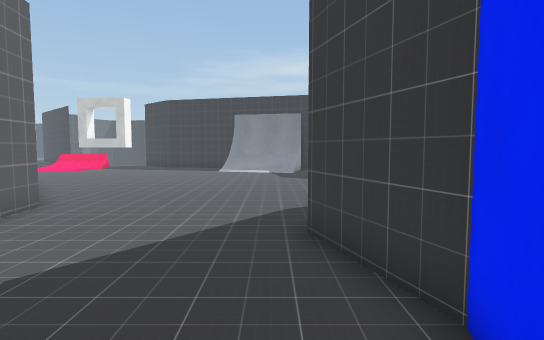
View 1 (above)

18 first-person views from a walk through a 3-D level made in the Unity game engine. The camera is 1.5 m above the floor, tilts 4° down and sees 80° across. The floor is counted in squares, 1 m on a side. Each view is taken from the middle of a square. On the plan, view 1 faces up. The plan holds only what a view shows up to about 15 squares ahead; the rest is blank. The place goes on beyond the plan. The player is left out. Some surface patterns are stand-ins.

View 2
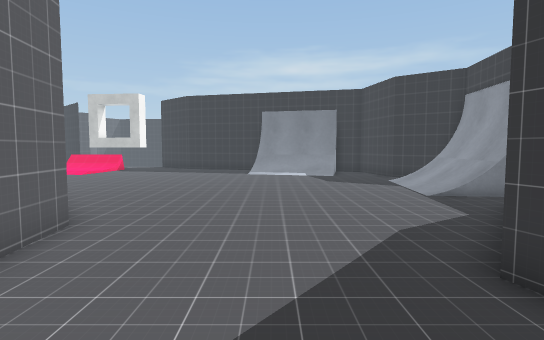

View 3
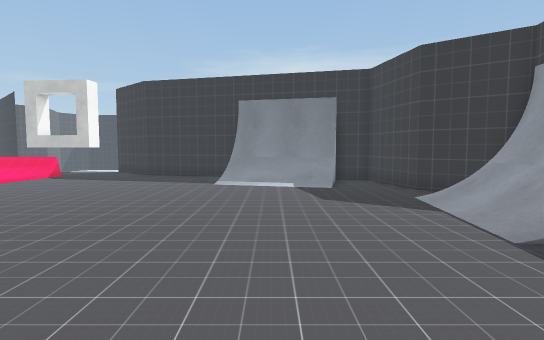

View 4
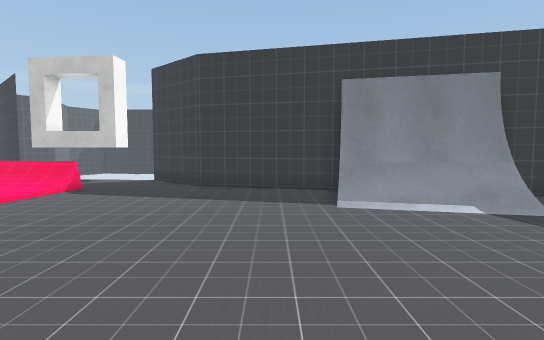

View 5
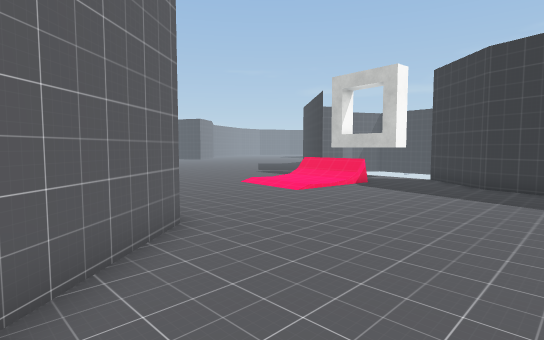

View 6
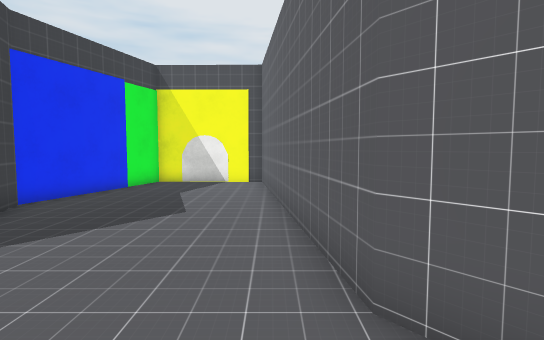

View 7
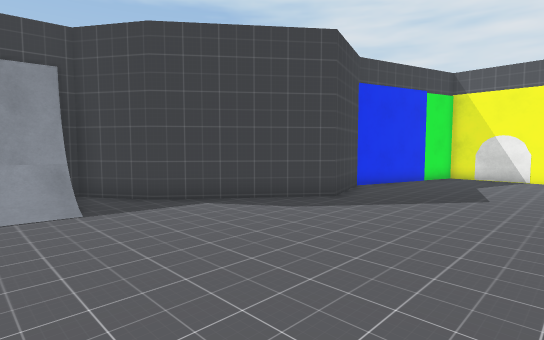

View 8
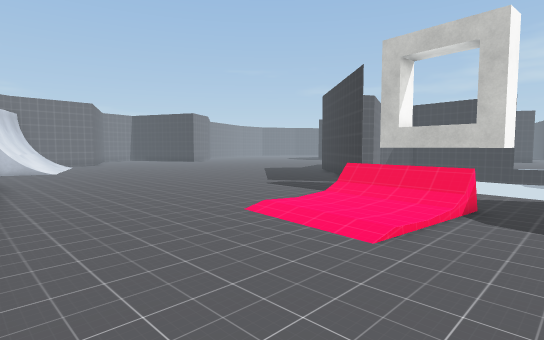

View 9
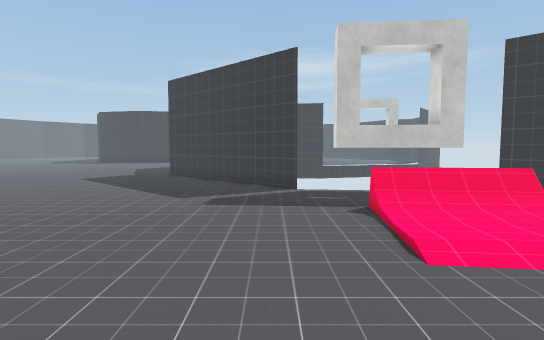

View 10
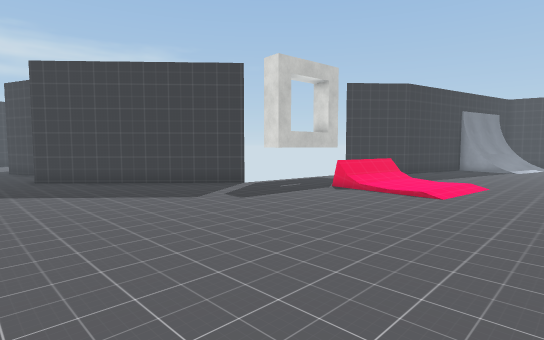

View 11
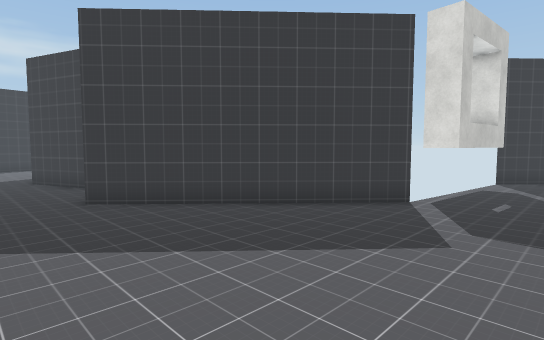

View 12
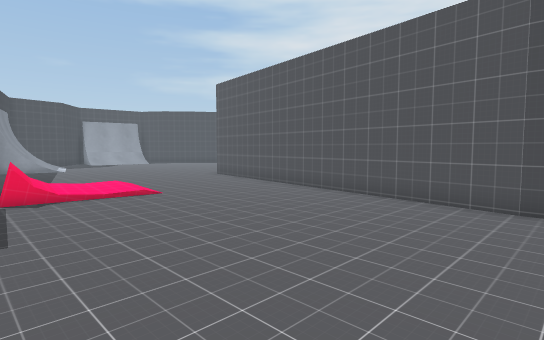

View 13
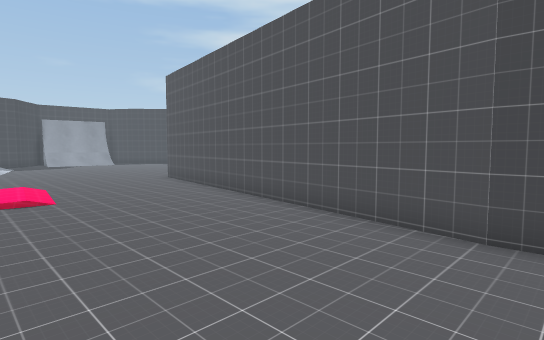

View 14
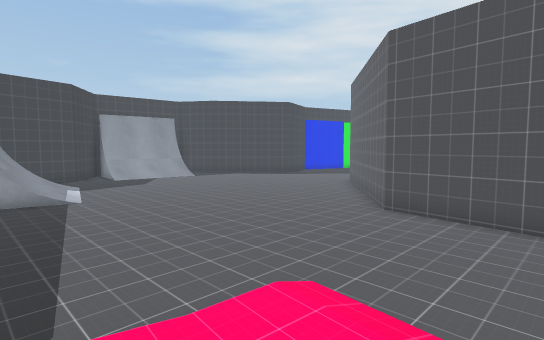

View 15
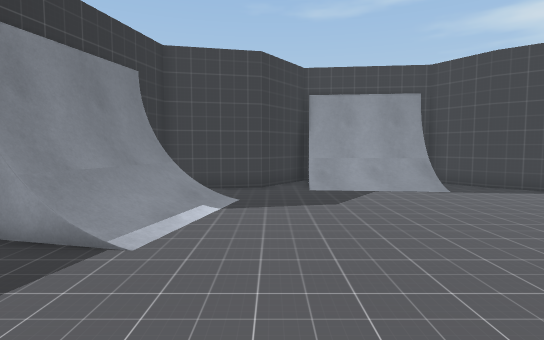

View 16
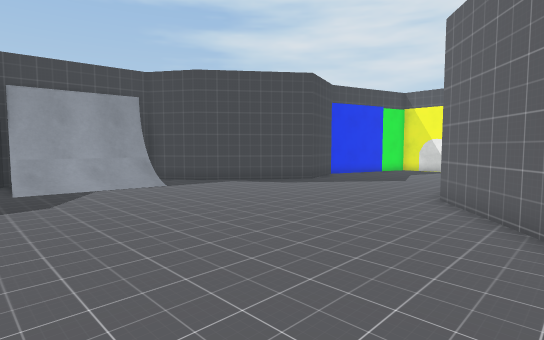

View 17
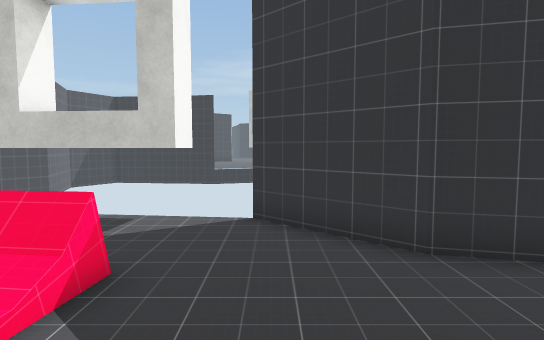

View 18
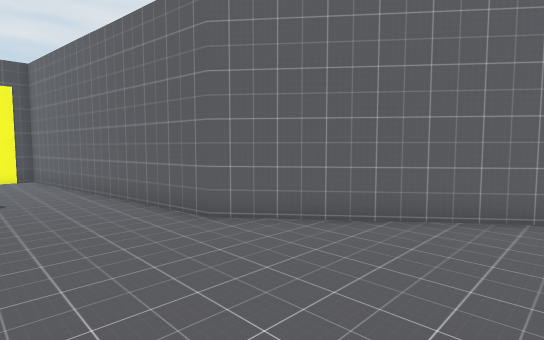

### Floor plan
Points are (right, up) in squares from view 1. A wall is a line through its corners. A room is listed if a view was taken in it or the views show most of it. See-through windows are left out.
Room 1 (views 1, 2, 3, 4, 5, 6, 7, 8, 9, 10, 11, 12, 13, 14, 15, 16, 17, 18)
walls: (-2.6, 23.2) (-7.8, 24.5) (-10.5, 26.9); (-17.1, 27.5) (-23.5, 33.4); (-24.9, 16.2) (-10.8, 14.2) (-5.9, 8.2) (-4.6, -3) (-0.1, -3) (1.6, 2.6) (0.6, 5.6) (3.9, 9.9) (6, 11.2) (6.1, 11.6); (-25.7, 16.2) (-24.8, 16.2); (6.6, 16.6) (4.1, 18.4) (3.4, 21.7) (2.1, 22.1); (-22.5, 37.1) (-23, 38.5)
low walls: (-11.9, 23.2) (-13.6, 23.4); (-11.8, 23.4) (-15.6, 23.8); (-11.9, 23.8) (-12.1, 22.4); (-13.8, 23.5) (-15.6, 23.7) (-15.5, 24.1)
objects: other object (-16, 26) to (-12, 28); other object (-3, 21) to (2, 23); other object (5, 12) to (6, 16)

Positions as (right, up) in squares from view 1, and headings:
1: (0, 0), facing up
2: (-2, 2), facing up
3: (-1, 7), facing up
4: (-5, 12), facing up
5: (-5, 11), facing up-left
6: (-5, 11), facing down
7: (-5, 14), facing down-right
8: (-10, 15), facing up-left
9: (-18, 16), facing up
10: (-26, 17), facing up-right
11: (-26, 24), facing up-right
12: (-26, 25), facing down-right
13: (-26, 22), facing down-right
14: (-15, 23), facing down-right
15: (-8, 18), facing right
16: (-9, 18), facing down-right
17: (-10, 20), facing up
18: (-2, 14), facing down-left
